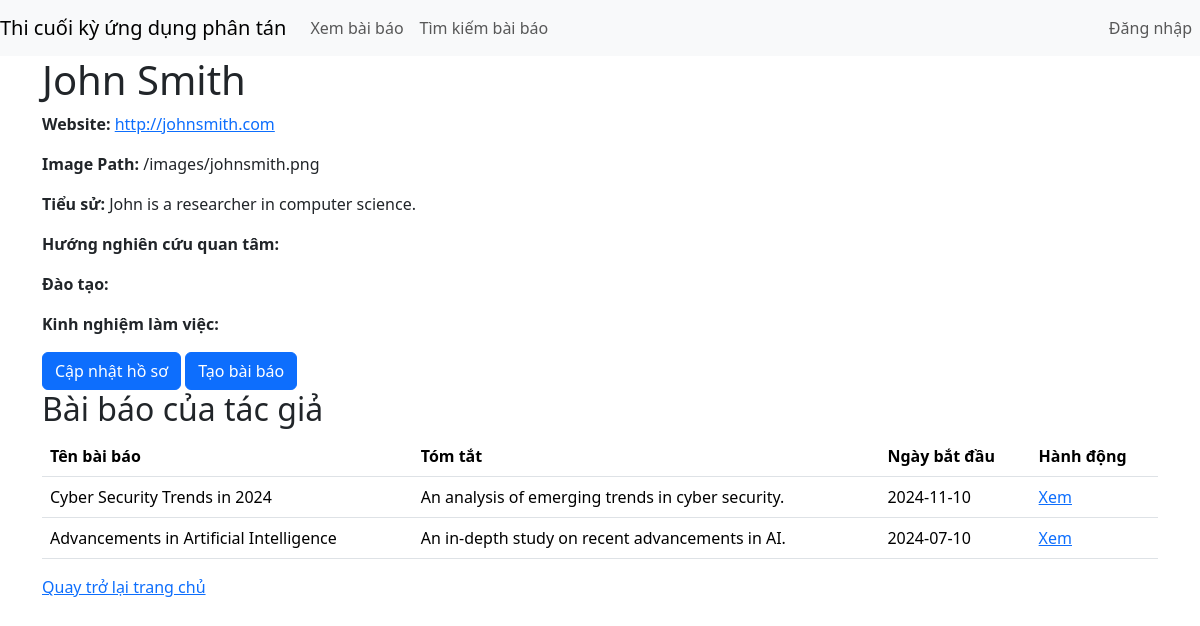
The page /profile.php?id=1 on the database its author committed.
### tables this page shows
CREATE TABLE AUTHORS (
    user_id INT PRIMARY KEY,
    full_name VARCHAR(255) NOT NULL,
    website VARCHAR(255),
    profile_json_text VARCHAR(4000),
    image_path VARCHAR(255),
    FOREIGN KEY (user_id) REFERENCES USERS(user_id)
);

CREATE TABLE PAPERS (
    paper_id INT AUTO_INCREMENT PRIMARY KEY,
    title VARCHAR(255) NOT NULL,
    author_string_list VARCHAR(255) NOT NULL,
    abstract VARCHAR(1000) NOT NULL,
    conference_id INT NOT NULL,
    topic_id INT NOT NULL,
    user_id INT NOT NULL
);

CREATE TABLE CONFERENCES (
    conference_id INT AUTO_INCREMENT PRIMARY KEY,
    name VARCHAR(255) NOT NULL,
    abbreviation VARCHAR(10) NOT NULL,
    `rank` VARCHAR(1) NOT NULL,
    start_date DATE NOT NULL,
    end_date DATE NOT NULL,
    type VARCHAR(50) NOT NULL
);

### profile.php (the view, shortened to what this page needs)
<?php
include 'base.php';
include 'database.php';
if (isset($_GET['id'])) {
    $authorId = $_GET['id'];
    $query = "SELECT * FROM authors WHERE user_id = ?";
    $stmt = $connection->prepare($query);
    $stmt->bind_param("i", $authorId);
    $stmt->execute();
    $result = $stmt->get_result();
    $author = $result->fetch_assoc();
    $queryPapers = "
        SELECT papers.*, conferences.start_date
        FROM papers
        JOIN conferences ON papers.conference_id = conferences.conference_id
        WHERE papers.user_id = ?
        ORDER BY conferences.start_date DESC
    ";
    $stmtPapers = $connection->prepare($queryPapers);
    $stmtPapers->bind_param("i", $authorId);
    $stmtPapers->execute();
    $resultPapers = $stmtPapers->get_result();
} else {
    echo "Author ID not provided.";
    exit();
}
?>
<div class="container">
    <h1><?php echo htmlspecialchars($author['full_name']); ?></h1>
    <div class="author-details">
        <p><strong>Website:</strong> <a href="<?php echo htmlspecialchars($author['website']); ?>" target="_blank"><?php echo htmlspecialchars($author['website']); ?></a></p>
        <p><strong>Image Path:</strong> <?php echo htmlspecialchars($author['image_path']); ?></p>
        <?php
        $profile = json_decode($author['profile_json_text'], true);
        if ($profile) :
        ?>
            <p><strong>Tiểu sử:</strong> <?php echo isset($profile['bio']) ? htmlspecialchars($profile['bio']) : ''; ?></p>
            <p><strong>Hướng nghiên cứu quan tâm:</strong> <?php echo isset($profile['interests']) ? htmlspecialchars($profile['interests']) : ''; ?></p>
            <p><strong>Đào tạo:</strong> <?php echo isset($profile['education']) ? htmlspecialchars($profile['education']) : ''; ?></p>
            <p><strong>Kinh nghiệm làm việc:</strong> <?php echo isset($profile['work_experience']) ? htmlspecialchars($profile['work_experience']) : ''; ?></p>
        <?php endif; ?>
    </div>
    <div>
        <a href="update_profile.php?id=<?php echo $authorId; ?>" class="btn btn-primary">Cập nhật hồ sơ</a>
        <a href="create_paper.php?id=<?php echo $authorId; ?>" class="btn btn-primary">Tạo bài báo</a>
    </div>
    <h2>Bài báo của tác giả</h2>
    <table class="table">
        <thead>
            <tr>
                <th scope="col">Tên bài báo</th>
                <th scope="col">Tóm tắt</th>
                <th scope="col">Ngày bắt đầu</th>
                <th scope="col">Hành động</th>
            </tr>
        </thead>
        <tbody>
            <?php
            while ($row = $resultPapers->fetch_assoc()) {
                echo '<tr>';
                echo '<td>' . htmlspecialchars($row['title']) . '</td>';
                echo '<td>' . htmlspecialchars($row['abstract']) . '</td>';
                echo '<td>' . htmlspecialchars($row['start_date']) . '</td>';
                echo '<td><a href="details_baibao.php?id=' . $row['paper_id'] . '">Xem</a></td>';
                echo '</tr>';
            }
            ?>
        </tbody>
    </table>
    <a href="index.php">Quay trở lại trang chủ</a>
</div>

### rows shown on the page
authors: full_name "John Smith", website "http://johnsmith.com", image_path "/images/johnsmith.png", profile_json_text "John is a researcher in computer science."
papers: title "Cyber Security Trends in 2024", abstract "An analysis of emerging trends in cyber security.", conference.start_date "2024-11-10"
papers: title "Advancements in Artificial Intelligence", abstract "An in-depth study on recent advancements in AI.", conference.start_date "2024-07-10"
